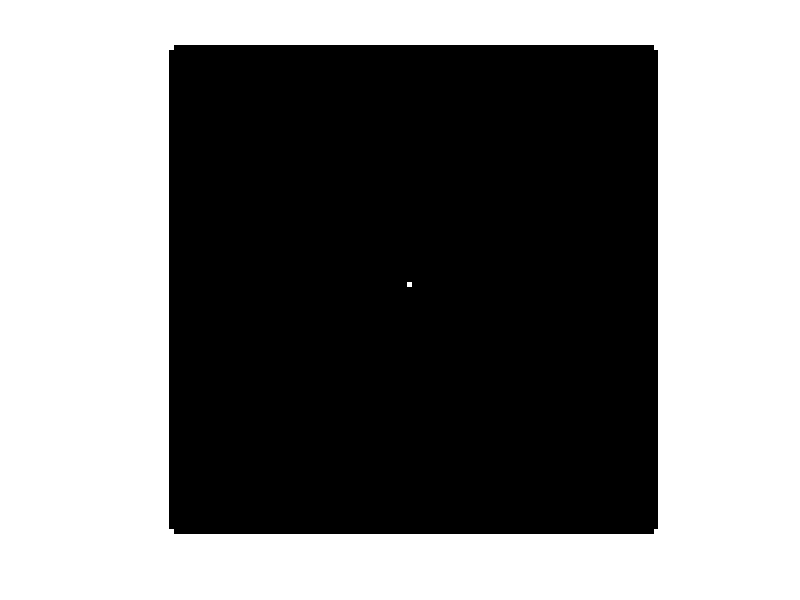
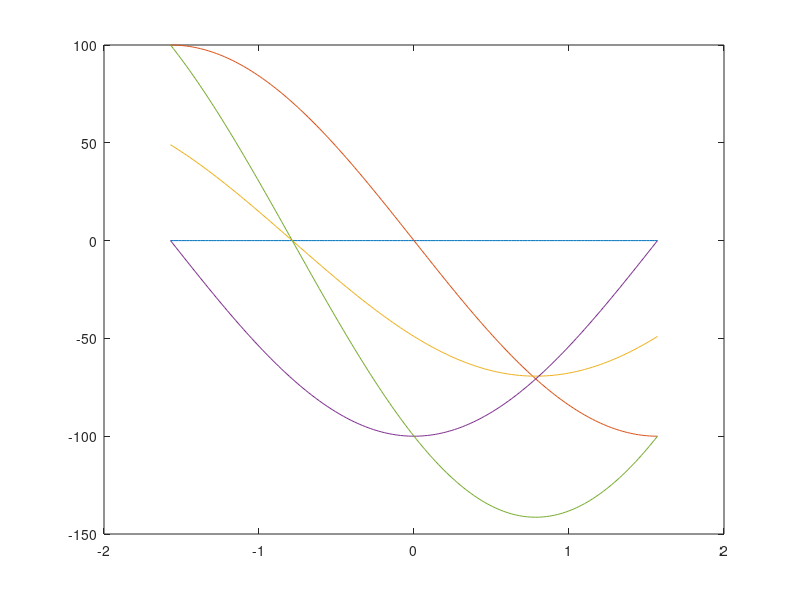
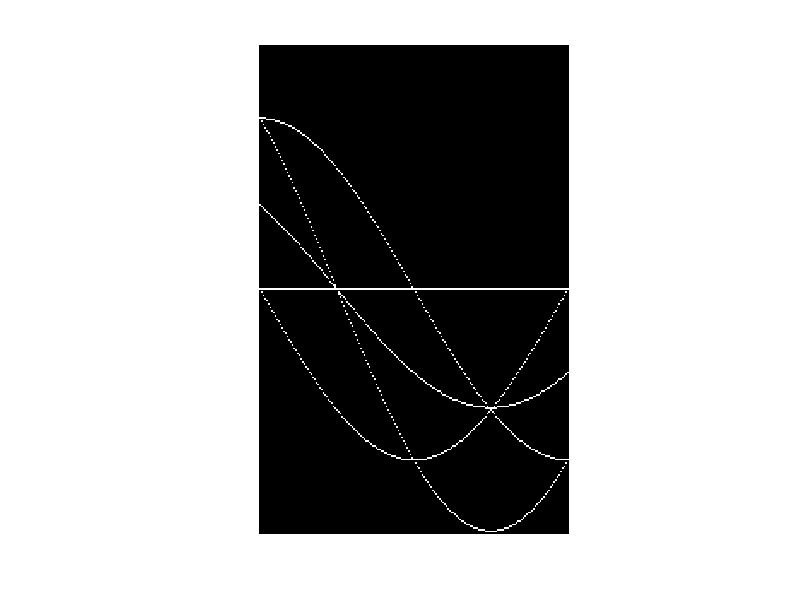

MATLAB code to generate these figures, in order:
% Decide on a discrete set of values of rho  and theta  to use. 
% The function myhough should accept an edge map as input and output the accumulator array.
% You can follow these steps as guidelines in writing your function:  (remember to sufficiently comment your code)
% Determine which values of  theta  you are going to use.
% Find the foreground pixels of the edge map.
% For each foreground pixel left parenthesis x comma y right parenthesis  in the edge map calculate the values of rho  according to (equation 1), for all of your chosen values of theta . Round  values to the nearest integer less than or equal to the obtained rho  value.
%  Initialize a two-dimensional accumulator array. The size of the array is determined by the number of angles theta ., and values  rho . (hint: You can first find the largest positive value of the computed   rho values,  rho max, and use  rho max + 1 as one dimension of the array, to allow for  rho  = 0).
% Step through all of the values of  rho  updating the accumulator array as you go.


clear all
close all
% Creating a simple image
im = zeros(101,101);
im(1,1) = 1;
im(1,end) = 1;
im(end,1) = 1;
im(end,end) = 1;
im(floor(end/2),floor(end/2)) = 1;
figure
imshow(im)
%% Initializing other parameters
theta = ((-90:90)./180) .* pi;
D = sqrt(size(im,1).^2 + size(im,2).^2);
HS = zeros(ceil(2.*D),numel(theta));
[y,x] = find(im);
y = y - 1;
x = x - 1;
figure
rho = cell(1,numel(x));
%% Calculating the Hough Transform
for i = 1: numel(x)
    rho{i} = x(i).*cos(theta) + y(i).*sin(theta); % [-sqrt(2),sqrt(2)]*D rho interval
    plot(theta,-rho{i})
    hold on
end
%% Creating the Hough Space as an Image
for i = 1:numel(x)
    rho{i} = rho{i} + D; % mapping rho from 0 to 2*sqrt(2)
    rho{i} = floor(rho{i}) + 1;
    for j = 1:numel(rho{i})
        HS(rho{i}(j),j) = HS(rho{i}(j),j) + 1; 
    end
end
figure
imshow(HS)
